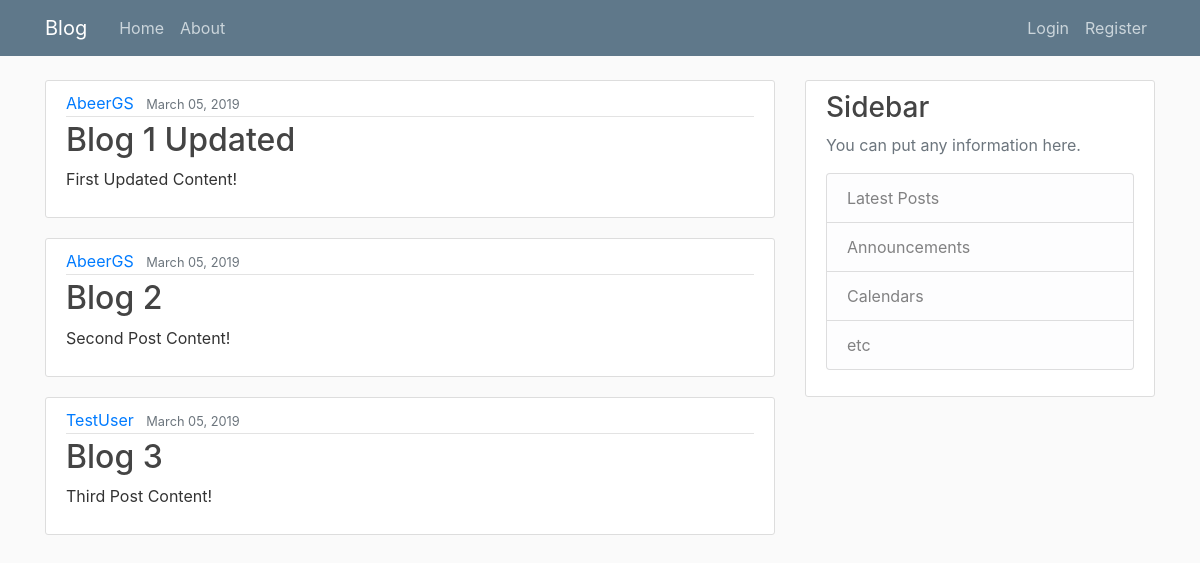
The page / on the database its author committed.
### blog/models.py (models this page shows, shortened)
class Post(models.Model):
    title = models.CharField(max_length=100)
    content = models.TextField()
    date_posted = models.DateTimeField(default=timezone.now)
    author = models.ForeignKey(User, on_delete=models.CASCADE)

### blog/views.py (the view)
# urls.py: path('', views.home, name='blog-home'),
def home(request):
    context = {
        'posts': Post.objects.all()
    }
    return render(request, 'blog/home.html', context)

### blog/templates/blog/home.html
{% extends "blog/base.html" %}
{% block content %}
    {% for post in posts %}
        <article class="media content-section">
          <div class="media-body">
            <div class="article-metadata">
              <a class="mr-2" href="#">{{ post.author }}</a>
              <small class="text-muted">{{ post.date_posted|date:"F d, Y" }}</small>
            </div>
            <h2><a class="article-title" href="#">{{ post.title }}</a></h2>
            <p class="article-content">{{ post.content }}</p>
          </div>
        </article>
    {% endfor %}
{% endblock content %}

### blog/templates/blog/base.html (shortened to what this page needs)
{% load static %}
<!DOCTYPE html>
<html lang="en">
<head>
    <link rel="stylesheet" href="https://stackpath.bootstrapcdn.com/bootstrap/4.3.1/css/bootstrap.min.css">
    <link rel="stylesheet" type="text/css" href="{% static 'blog/main.css' %}">
</head>
<body>
    <header class="site-header">
      <nav class="navbar navbar-expand-md navbar-dark bg-steel fixed-top">
        <div class="container">
          <a class="navbar-brand mr-4" href="{% url 'blog-home' %}">Blog</a>
          <div class="collapse navbar-collapse" id="navbarToggle">
            <div class="navbar-nav mr-auto">
              <a class="nav-item nav-link" href="{% url 'blog-home' %}">Home</a>
              <a class="nav-item nav-link" href="{% url 'blog-about' %}">About</a>
            </div>
            <div class="navbar-nav">
              {% if user.is_authenticated %}
                <a class="nav-item nav-link" href="{% url 'profile' %}">Profile</a>
                <a class="nav-item nav-link" href="{% url 'logout' %}">Logout</a>
              {% else %}
                <a class="nav-item nav-link" href="{% url 'login' %}">Login</a>
                <a class="nav-item nav-link" href="{% url 'register' %}">Register</a>
              {% endif %}
            </div>
          </div>
        </div>
      </nav>
    </header>
    <main role="main" class="container">
      <div class="row">
        <div class="col-md-8">
          {% block content %}{% endblock %}
        </div>
        <div class="col-md-4">
          <div class="content-section">
            <h3>Sidebar</h3>
            <p class='text-muted'>You can put any information here.
              <ul class="list-group">
                <li class="list-group-item list-group-item-light">Latest Posts</li>
                <li class="list-group-item list-group-item-light">Announcements</li>
                <li class="list-group-item list-group-item-light">Calendars</li>
                <li class="list-group-item list-group-item-light">etc</li>
              </ul>
            </p>
          </div>
        </div>
      </div>
    </main>
</body>
</html>

### blog/static/blog/main.css (style rules this page uses)
body { background: #fafafa; color: #333333; margin-top: 5rem; }
h1, h2, h3, h4, h5, h6 { color: #444444; }
ul { margin: 0; }
.bg-steel { background-color: #5f788a; }
.site-header .navbar-nav .nav-link { color: #cbd5db; }
.content-section { background: #ffffff; padding: 10px 20px; border: 1px solid #dddddd; border-radius: 3px; margin-bottom: 20px; }
.article-title { color: #444444; }
.article-content { white-space: pre-line; }
.article-metadata { padding-bottom: 1px; margin-bottom: 4px; border-bottom: 1px solid #e3e3e3 }

### rows shown on the page
Post: author "AbeerGS", date_posted "March 05, 2019", title "Blog 1 Updated", content "First Updated Content!"
Post: author "AbeerGS", date_posted "March 05, 2019", title "Blog 2", content "Second Post Content!"
Post: author "TestUser", date_posted "March 05, 2019", title "Blog 3", content "Third Post Content!"
